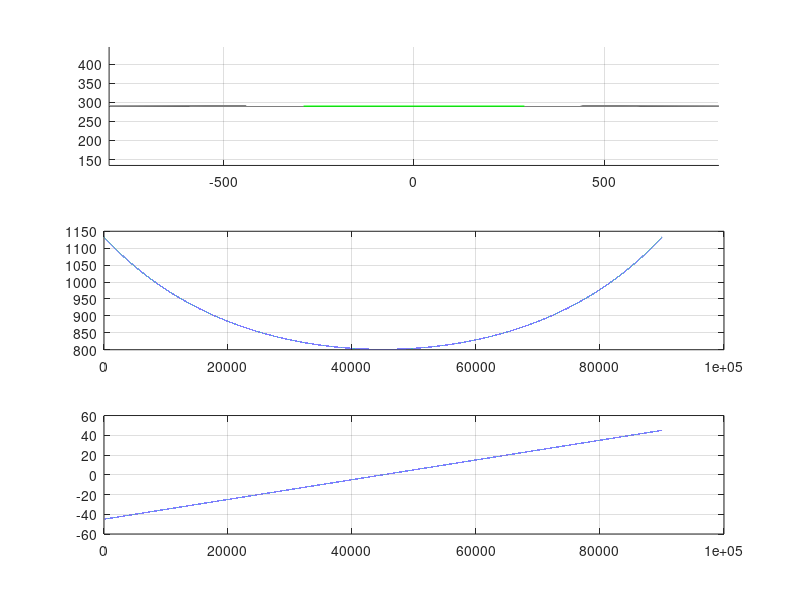

This chart was generated by the following MATLAB code: (Note: this script raises an error after producing the figure.)
%***************************************************************
%*********************CLEAR WORCKSPACE**************************
%***************************************************************
clear;      % delate all var in worckspace
clc;        % clear comand line
%***************************************************************
%*************************INCLUDE*******************************
%***************************************************************
curdir = cd;                    % Get cur direction name
%***************************************************************
%**************************PLOT*********************************
%***************************************************************
clf;                % clear plot window
%subplot(2,2,1);     % make new sub plot window
%***************************************************************
%**************************INPUT********************************
%***************************************************************
% Line data:
AngStart = -45; % Left range of sector
AngEnd   = 45;  % Right range of sector
h        = 290; % Distanse betwen center of table and line
% Machine Data:
L        = 511; % From center of carriet to end of scissors
% Calc Data:
dAlfa   = 0.001;% delta alfa
DotAcc  = 200;  % Delta dot in output
%***************************************************************
%***********************INTERNAL********************************
%***************************************************************
FullAng = AngEnd-AngStart;      % Sector size
nAlfa   = FullAng/dAlfa;        % Number of calc dots
nCos    = 3*pi/nAlfa;             % Size of Sin wave
nSin    = 4*pi/nAlfa;
Betta   = 0:1:(nAlfa-dAlfa);
Bang    = 0:1:(nAlfa-dAlfa);
Bx      = 0:1:(nAlfa-dAlfa);
By      = 0:1:(nAlfa-dAlfa);
Ax      = 0:1:(nAlfa-dAlfa);
Ay      = 0:1:(nAlfa-dAlfa);
S       = 0:1:(nAlfa-dAlfa);
temp    = 0:1:(nAlfa-dAlfa);
CurAng  = 0;                    % Counter
%***************************************************************
%************************DRAW TASK******************************
%***************************************************************
subplot(3,1,1);     % make new sub plot window
X = [h*tand(AngStart) h*tand(AngEnd)];              % Calc ends of line
Y = [h h];                                          % Line is normal to 0X
thetaA = linspace(0,2*pi);                          % Hole round
%line(5*cos(thetaA),5*sin(thetaA),'Color','green');	% Draw Center
line([X(1) X(2)],[Y(1) Y(2)],'Color','green');      % Draw Line
grid;
axis equal;
%***************************************************************
%*********************MAIN DATA CALC****************************
%***************************************************************
ang = AngStart;
amp_bang = 0;
amp_Bx   = 0;

for CurAng = 1:1:(nAlfa+1)
  Betta(CurAng) = ang;
  temp(CurAng)  = ang;
  Bang(CurAng)  = ang;
  Bx(CurAng)    = (h+L)/cosd(ang);
  By(CurAng)    = 0;
  
  Ay(CurAng)    = L*sind(ang);
  Ax(CurAng)    = h/cosd(ang)+Ay(CurAng)*tand(ang);
  ang           = ang + dAlfa;
end
%***************************************************************
%********************PLOT RESULT********************************
%***************************************************************
for i = 1:1:nAlfa
    rho(i) = Betta(i) + atand(Ay(i)/Ax(i))+90;
    rhi(i) = sqrt(Ax(i)*Ax(i)+Ay(i)*Ay(i));
    xx(i)  = rhi(i)*cosd(rho(i));
    yy(i)  = rhi(i)*sind(rho(i));
end
line(xx(1:CurAng-1),yy(1:CurAng-1),'color','k');
line([X(1) X(2)],[Y(1) Y(2)],'Color','green');      % Draw Line

subplot(3,1,2);     % make new sub plot window
plot(Bx);
grid;
subplot(3,1,3);     % make new sub plot window
plot(Bang);
grid;
%***************************************************************
%*******************SAVE CUT TO CAM*****************************
%***************************************************************
norm_bx = Bx(1);
norm_ba = Bang(1);
norm_al = Betta(1);

for i = 1:1:(nAlfa+1)
    Betta(i) = Betta(i) - norm_al;
    Bx(i)    = Bx(i)    - norm_bx;
    Bang(i)  = Bang(i)  - norm_ba;
end

%cd([curdir '\OUTPUT']);
%addpath([curdir '\FUNCTION']);    % Include folder with extra functions
WrightCamsToFile(Bx,Bang,Betta,'BxCutLine.txt','AlfaCutLine.txt',(nAlfa-1),DotAcc);
%***************************************************************
%***************************************************************
%***************************************************************
'ready'